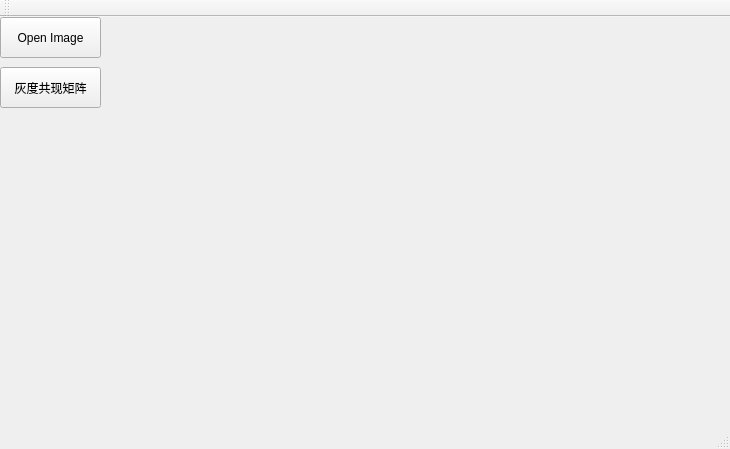
<?xml version="1.0" encoding="UTF-8"?>
<ui version="4.0">
 <class>MainWindow</class>
 <widget class="QMainWindow" name="MainWindow">
  <property name="geometry">
   <rect>
    <x>0</x>
    <y>0</y>
    <width>730</width>
    <height>449</height>
   </rect>
  </property>
  <property name="windowTitle">
   <string>MainWindow</string>
  </property>
  <widget class="QWidget" name="centralWidget">
   <widget class="QPushButton" name="OpenImageButton">
    <property name="geometry">
     <rect>
      <x>0</x>
      <y>0</y>
      <width>101</width>
      <height>41</height>
     </rect>
    </property>
    <property name="text">
     <string>Open Image</string>
    </property>
   </widget>
   <widget class="QPushButton" name="ProcessButton1">
    <property name="geometry">
     <rect>
      <x>0</x>
      <y>50</y>
      <width>101</width>
      <height>41</height>
     </rect>
    </property>
    <property name="text">
     <string>灰度共现矩阵</string>
    </property>
   </widget>
   <widget class="QLabel" name="DisplayLabel">
    <property name="geometry">
     <rect>
      <x>110</x>
      <y>10</y>
      <width>591</width>
      <height>361</height>
     </rect>
    </property>
    <property name="text">
     <string/>
    </property>
   </widget>
  </widget>
  <widget class="QMenuBar" name="menuBar">
   <property name="geometry">
    <rect>
     <x>0</x>
     <y>0</y>
     <width>730</width>
     <height>23</height>
    </rect>
   </property>
  </widget>
  <widget class="QToolBar" name="mainToolBar">
   <attribute name="toolBarArea">
    <enum>TopToolBarArea</enum>
   </attribute>
   <attribute name="toolBarBreak">
    <bool>false</bool>
   </attribute>
  </widget>
  <widget class="QStatusBar" name="statusBar"/>
 </widget>
 <layoutdefault spacing="6" margin="11"/>
 <resources/>
 <connections/>
</ui>
